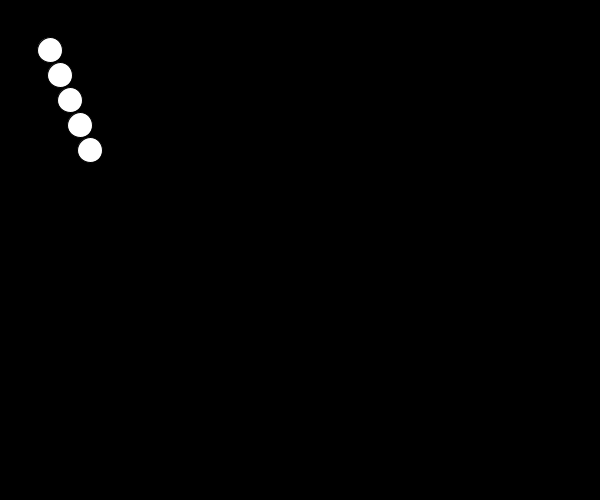
Frame 1 (no input)
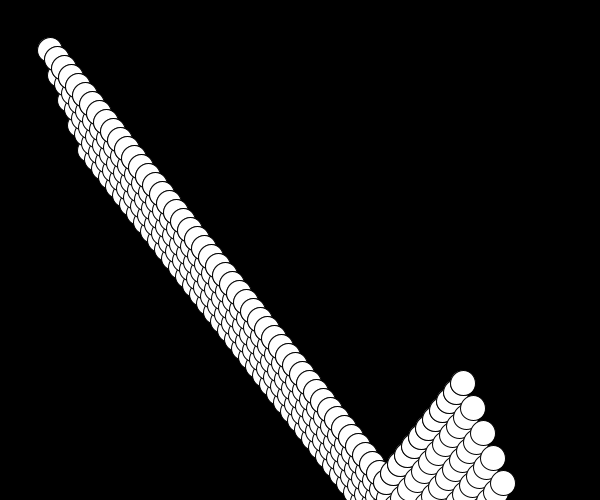
Frame 60 (the mouse pressed at the canvas centre just before this capture)
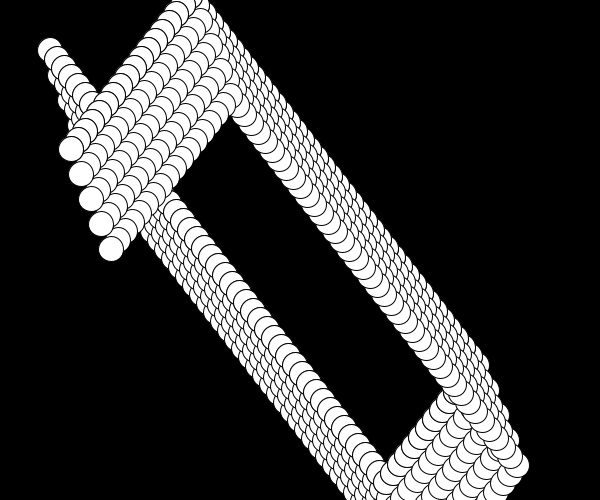
Frame 120 (the mouse held since frame 60 and released just before this capture)

The Processing sketch that drew these frames (run headless with seeded random() and noise(); from frame 60 on, the mouse is pressed at the canvas centre):

// Processing sketch: processing_105642
// ── processing_105642.pde

// Credit: Ren Ervin Bettendorf 

/* SCREENSAVERS FER DAYS BROSKIES */
void setup(){
  size(600,500);  
  background(0);
  frameRate(60);
}


// Global Variables

int dx = 7;
int dy = 9;

int x = 50;
int y = 50;

//=================

void draw(){
  
    fill(255);
   
    ellipse(x,y,25,25);
     
    for (int i=0; i<5; i++)
     ellipse(x+i*10, y+i*25, 25, 25);
  
    x = x + dx;
    y = y + dy;
    
    if ( x < 0 || x > 475){
       dx = -1 * dx;
    }
    if ( y < 0 || y > 475){
       dy = -1 * dy;  
    }   
}
